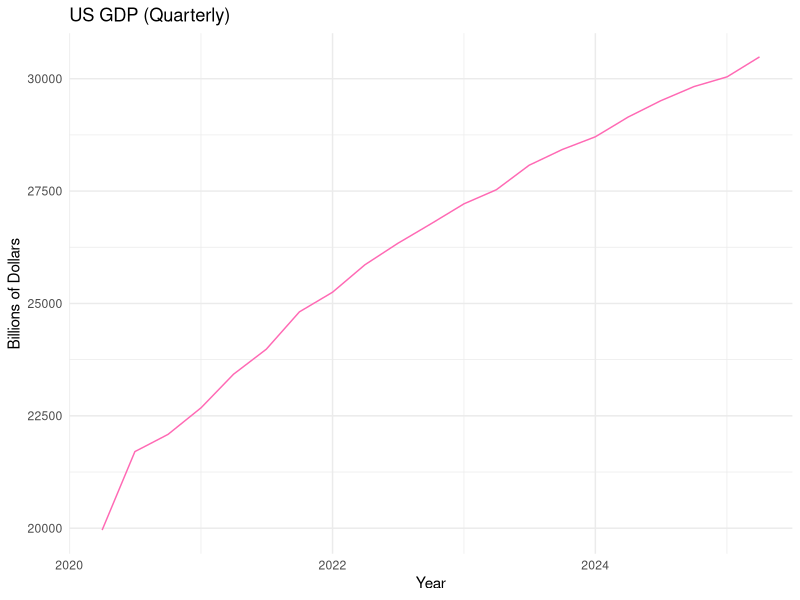

The R source for this figure:
# Install packages
install.packages("ggplot2")
install.packages("readr")

# Load libraries
library(ggplot2)
library(readr)

# Read CSV
gdp_data <- read_csv("GDP.csv")

# Inspect
head(gdp_data)

# Plot
ggplot(gdp_data, aes(x = observation_date, y = GDP)) +
  geom_line(color = "hotpink") +
  labs(title = "US GDP (Quarterly)", x = "Year", y = "Billions of Dollars") +
  theme_minimal()
